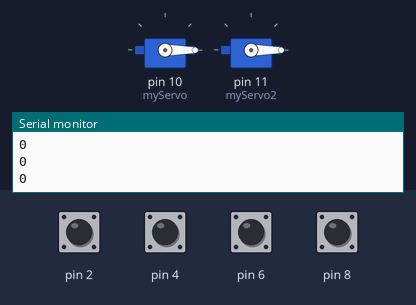
Recording of a sketch running on a simulated Arduino Uno, built with avr-gcc and run on an emulated ATmega328P. On the bench: 2 × servo, the last lines printed to the serial monitor. The inputs (shaded band) are chosen by the test bench; at power-on: pin 2, pin 4, pin 6, pin 8 HIGH.

Above: at 1.2 s.
1.3 s: pin 2 pulled LOW for 1 s
At 2.6 s:
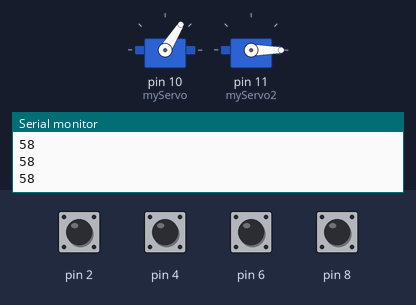
3.8 s: pin 2 pulled LOW for 0.15 s
At 4.5 s:
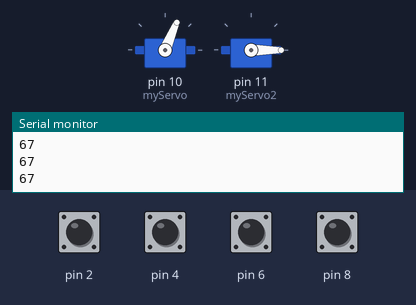
5.4 s: pin 6 pulled LOW for 1 s
At 6.9 s:
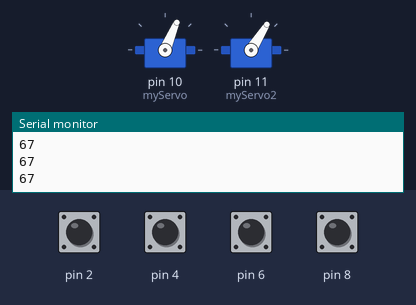
7.9 s: pin 4 pulled LOW for 0.15 s
At 8.8 s:
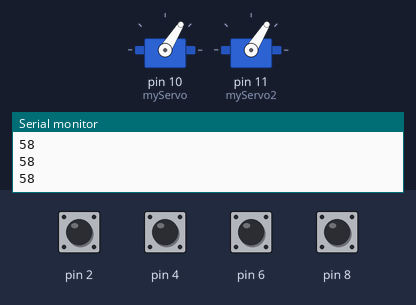
9.5 s: pin 6 pulled LOW for 0.15 s
At 10.0 s:
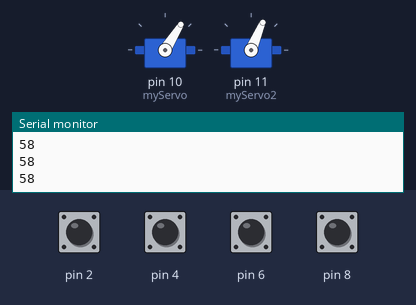
11.1 s: pin 8 pulled LOW for 1 s
At 11.56 s:
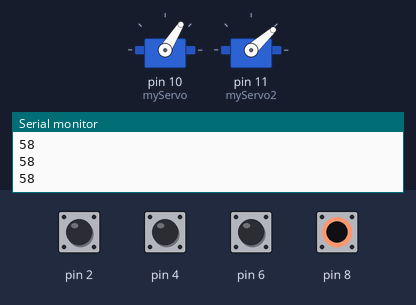
Timing chart, 0 to 14.1 s (numbered marks = the images above; inputs shaded):
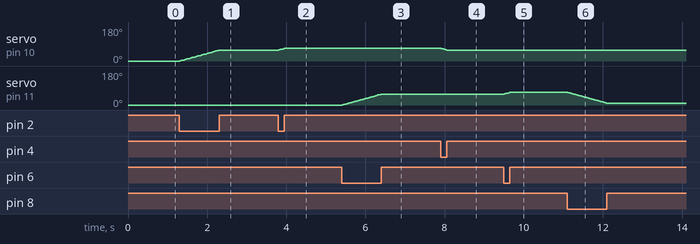

Measured:
- after the input at 1.3 s, servo on pin 10 (myServo): moves from 0° to 58° over 0.99 s, starting at once
- after the input at 3.8 s, servo on pin 10 (myServo): 58° → 67° at once
- after the input at 5.4 s, servo on pin 11 (myServo2): moves from 0° to 58° over 0.99 s, starting at once
- after the input at 7.9 s, servo on pin 10 (myServo): 67° → 58° at once
- after the input at 9.5 s, servo on pin 11 (myServo2): 58° → 67° at once
- after the input at 11.1 s, servo on pin 11 (myServo2): moves from 67° to 10° over 0.97 s, starting at once

The sketch:

servo2_capacitiveSensor.ino
```cpp
#include <CapacitiveSensor.h>
CapacitiveSensor capSensor=CapacitiveSensor(3,2);
CapacitiveSensor capSensor2=CapacitiveSensor(5,4);
CapacitiveSensor capSensor3=CapacitiveSensor(7,6);
CapacitiveSensor capSensor4=CapacitiveSensor(9,8);

#include <Servo.h>
Servo myServo;
int angle=0;
Servo myServo2;
int angle2=0;

int threshold=1000;
//const int ledPin=12;

void setup() {
  Serial.begin(9600);
  //pinMode(ledPin,OUTPUT);
  myServo.attach(10);
  myServo2.attach(11);
  // put your setup code here, to run once:
}

void loop() {
  // put your main code here, to run repeatedly:
  long sensorValue=capSensor.capacitiveSensor(30);
  long sensorValue2=capSensor2.capacitiveSensor(30);
  long sensorValue3=capSensor3.capacitiveSensor(30);
  long sensorValue4=capSensor4.capacitiveSensor(30);
  //Serial.println(sensorValue);
  if (sensorValue> threshold && angle<180){
      angle=angle+1;
  }
   else if (sensorValue2> threshold && angle>0){
      angle=angle-1;
  }
  if (sensorValue3> threshold && angle2<180){
      angle2=angle2+1;
  }
   else if (sensorValue4> threshold && angle2>0){
      angle2=angle2-1;
  }
  //if (sensorValue> threshold){
  //  digitalWrite(ledPin,HIGH);
  //}
  //else{
  //  digitalWrite(ledPin,LOW);
  //}
  Serial.println(angle);
  myServo.write(angle);
  myServo2.write(angle2);
  delay(5);

}
```
